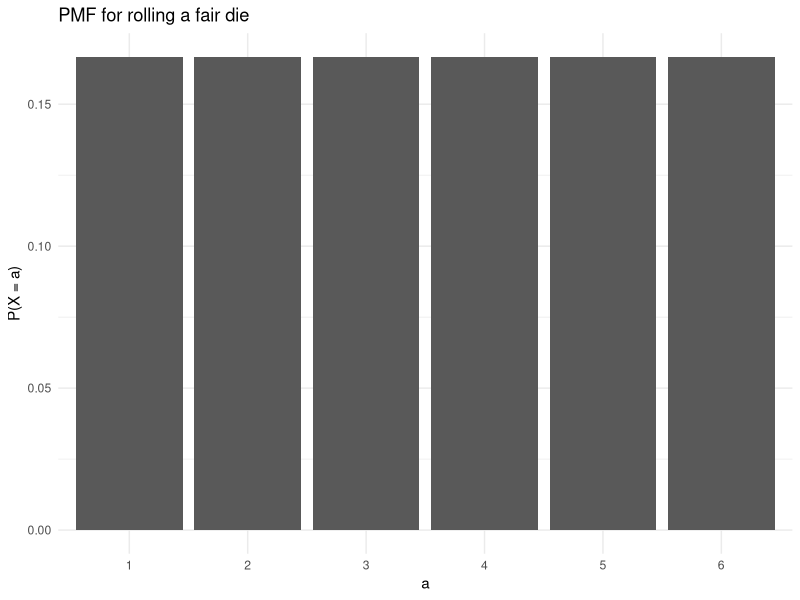
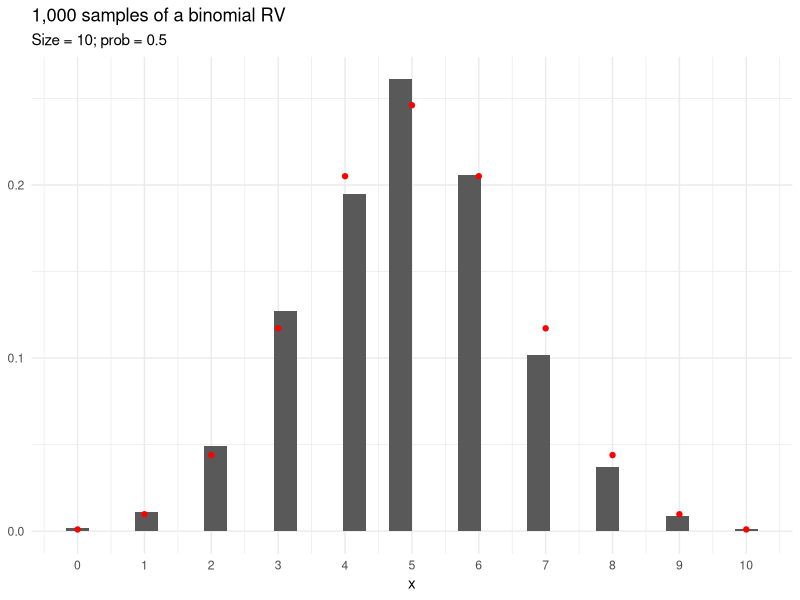
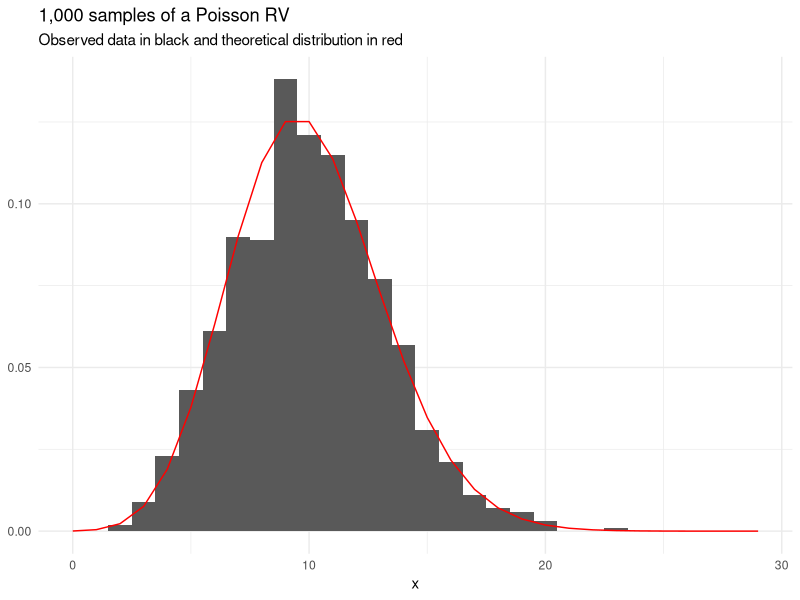
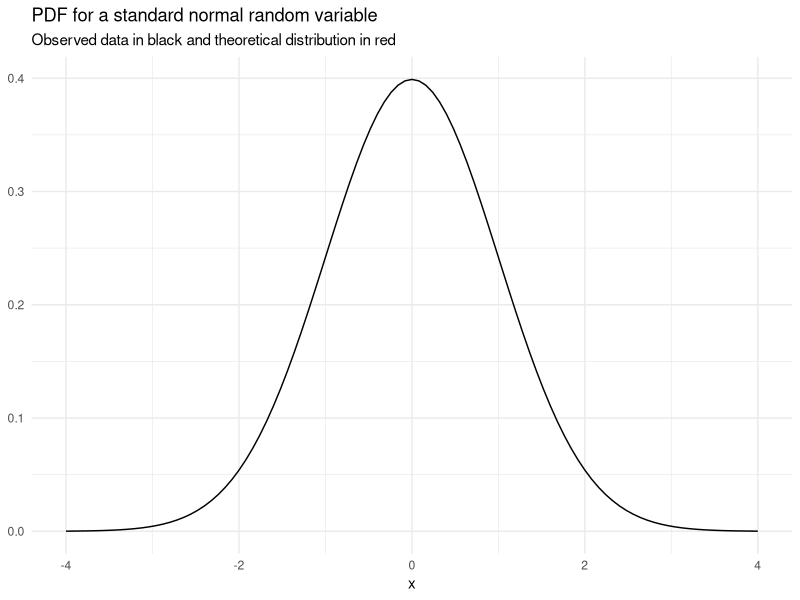
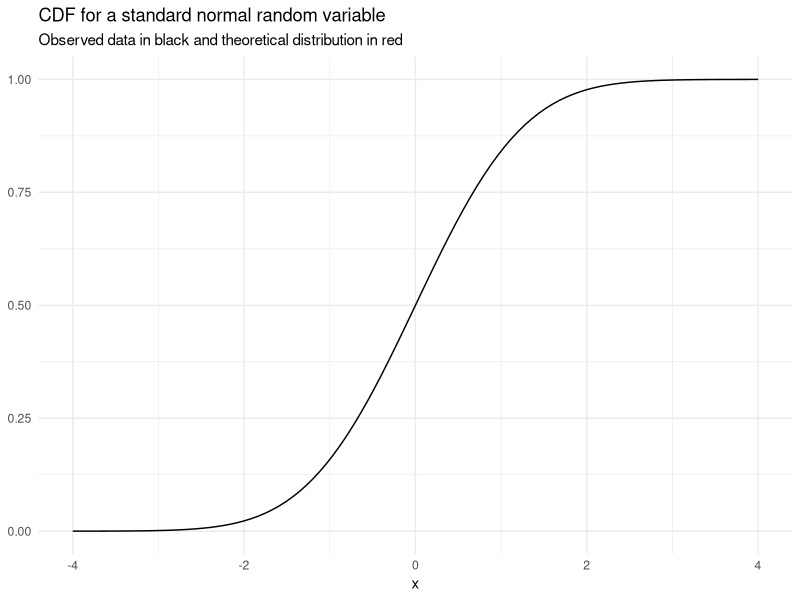
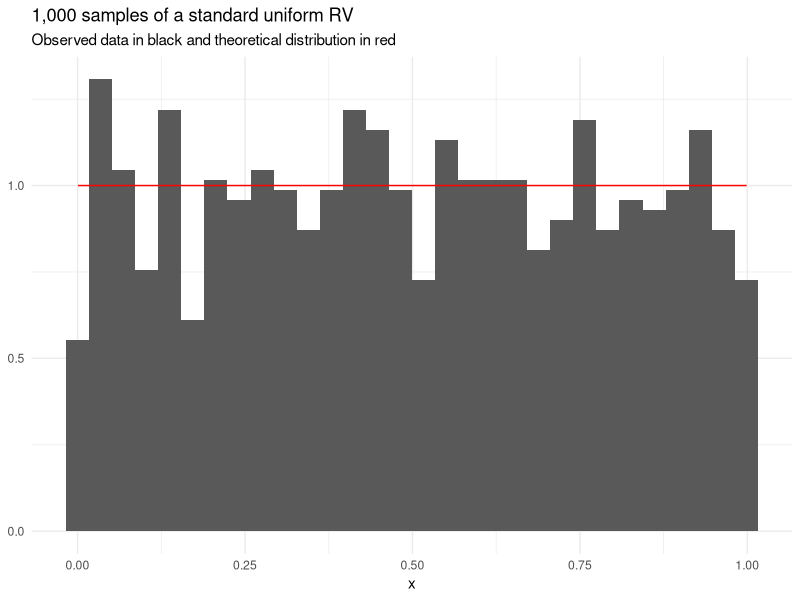
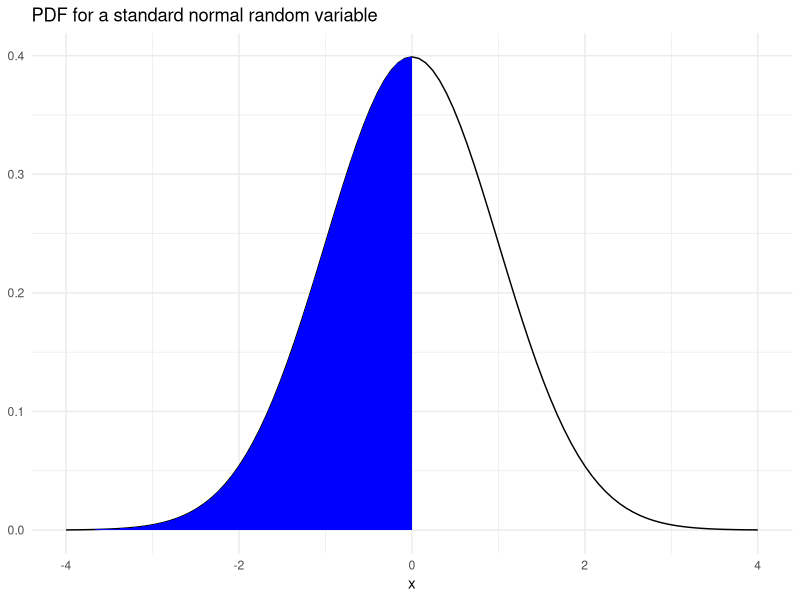
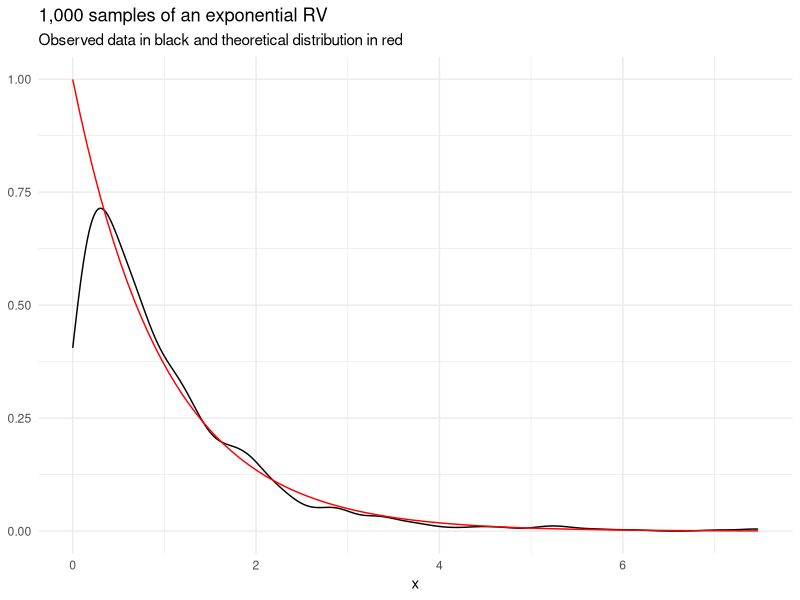

Source code (R) for these figures, in order: (Note: this script raises an error after producing the figures.)
## ---- chunk 1
#| echo: false

exercise_number <- 1

## ---- chunk 2
#| label: rmarkdown-setup
#| echo: false
#| message: false
#| warning: false

library(MASS)
library(tidyverse)
library(broom)

theme_set(theme_minimal())

## ---- chunk 3
#| label: fig-die
#| fig-cap: PMF for rolling a fair die
#| code-fold: true

tibble(
  a = factor(1:6),
  `P(X = a)` = rep(1 / 6, 6)
) |>
  ggplot(aes(a, `P(X = a)`)) +
  geom_col() +
  labs(title = "PMF for rolling a fair die")

## ---- chunk 4
#| label: fig-binomial
#| fig-cap: 1,000 random draws from a binomial distribution with 10 trials and p = 0.5
#| code-fold: true
#| message: false

tibble(
  x = rbinom(n = 1000, size = 10, prob = 0.5)
) |>
  ggplot(aes(x)) +
  geom_histogram(aes(y = after_stat(count / sum(count)))) +
  scale_x_continuous(breaks = 0:10) +
  geom_point(data = tibble(x = 0:10, y = map_dbl(0:10, dbinom, size = 10, prob = 0.5)),
             aes(x, y),
             color = "red") +
  labs(
    title = "1,000 samples of a binomial RV",
    subtitle = "Size = 10; prob = 0.5",
    y = NULL
  ) 

## ---- chunk 5
dbinom(x = 10, size = 10, prob = 0.5)

## ---- chunk 6
pbinom(q = 3, size = 10, prob = 0.5)

## ---- chunk 7
qbinom(p = 0.1, size = 10, prob = 0.5)

## ---- chunk 8
rbinom(n = 10, size = 10, prob = 0.5)

## ---- chunk 9
#| echo: false

exercise_number <- exercise_number + 1
## ---- chunk 10
#| label: fig-poisson
#| code-fold: true
#| fig-cap: 1,000 samples of a Poisson RV
#| message: false

set.seed(20200905)

tibble(
  x = rpois(1000, lambda = 10)
) |>
  ggplot(aes(x)) +
  geom_histogram(aes(y = after_stat(count / sum(count)))) +
  scale_x_continuous(limits = c(0, 29)) +
  stat_function(fun = dpois, n = 30, color = "red", args = list(lambda = 10)) + 
  labs(
    title = "1,000 samples of a Poisson RV",
    subtitle = "Observed data in black and theoretical distribution in red",
    y = NULL
  ) 

## ---- chunk 11
sample(x = 1:6, size = 1)

## ---- chunk 12
sample(
  x = c("rain", "sunshine"), 
  size = 1, 
  prob = c(0.1, 0.9)
)

## ---- chunk 13
#| echo: false

exercise_number <- exercise_number + 1
## ---- chunk 14
#| code-fold: true

tibble(x = c(-4, 4)) |>
  ggplot(aes(x)) +
  stat_function(fun = dnorm, n = 101, args = list(mean = 0, sd = 1)) + 
  labs(
    title = "PDF for a standard normal random variable",
    subtitle = "Observed data in black and theoretical distribution in red",
    y = NULL
  ) 

## ---- chunk 15
#| code-fold: true

tibble(x = c(-4, 4)) |>
  ggplot(aes(x)) +
  stat_function(fun = pnorm, n = 101, args = list(mean = 0, sd = 1)) + 
  labs(
    title = "CDF for a standard normal random variable",
    subtitle = "Observed data in black and theoretical distribution in red",
    y = NULL
  ) +
  theme_minimal()

## ---- chunk 16
#| code-fold: true
#| message: false

set.seed(20200904)

tibble(
  x = runif(1000)
) |>
  ggplot(aes(x)) +
  geom_histogram(aes(y = after_stat(density))) +
  stat_function(fun = dunif, n = 101, color = "red") + 
  labs(
    title = "1,000 samples of a standard uniform RV",
    subtitle = "Observed data in black and theoretical distribution in red",    
    y = NULL
  ) 

## ---- chunk 17
#| code-fold: true

tibble(x = c(-4, 4)) |>
  ggplot(aes(x)) +
  stat_function(fun = dnorm, n = 101, args = list(mean = 0, sd = 1)) + 
  geom_area(stat = "function", fun = dnorm, fill = "blue", xlim = c(-4, 0)) +
  labs(
    title = "PDF for a standard normal random variable",
    y = NULL
  ) 

## ---- chunk 18
#| echo: false

exercise_number <- exercise_number + 1
## ---- chunk 19
#| code-fold: true

tibble(
  x = rexp(n = 1000, rate = 1)
) |>
  ggplot(aes(x)) +
  geom_density() +
  stat_function(fun = dexp, n = 101, args = list(rate = 1), color = "red") + 
  labs(
    title = "1,000 samples of an exponential RV",
    subtitle = "Observed data in black and theoretical distribution in red",    
    y = NULL
  ) 

## ---- chunk 20
set.seed(20230909)
x <- rbinom(n = 8, size = 10, prob = 0.3)

x

## ---- chunk 21
mle_binom <- sum(x) / (10 * 8)

mle_binom

## ---- chunk 22
set.seed(20230909)
x <- rnorm(n = 200, mean = 0, sd = 1)

## ---- chunk 23
mean_hat <- mean(x)

mean_hat

sigma2_hat <- mean((x - mean(x)) ^ 2)

sigma2_hat

tibble(x = x) |>
  ggplot() +
  geom_histogram(aes(x, y = after_stat(density))) +
  stat_function(fun = dnorm, color = "red", args = list(mean = mean_hat, sd = sqrt(sigma2_hat)))

## ---- chunk 24
set.seed(20230909)
x <- rexp(n = 200, rate = 10)

mle_exp <- 1 / mean(x)

mle_exp

tibble(x = x) |>
  ggplot() +
  geom_histogram(aes(x, y = after_stat(density))) +
  stat_function(fun = dexp, color = "red", args = list(rate = mle_exp))

## ---- chunk 25
#| echo: false

exercise_number <- exercise_number + 1
## ---- chunk 26
#| code-fold: true

x <- c(
  30970.787, 10901.544, 15070.015, 10445.772, 8972.258, 
  15759.614, 13341.328, 18498.858, 134462.066, 17498.930, 
  7112.306, 27336.795, 75526.381, 110123.606, 32910.618, 
  16764.452, 21244.380, 18952.455, 954373.470, 4219.635,
  7078.766, 27657.996, 18337.097, 14566.525, 14220.000, 
  21457.202, 9322.311, 26018.018, 96325.728, 26780.329, 
  25833.356, 10719.360, 8642.935, 29302.623, 10517.174,
  33831.547, 339077.456, 5805.707, 141505.710, 28168.790, 
  10446.378, 4993.349, 27502.949, 35519.162, 45761.505, 
  26163.096, 72163.668, 15515.435, 69396.895, 84972.590, 
  67248.460, 26966.374, 24624.339, 4779.110, 23330.279,
  196311.913, 20517.739, 80257.587, 32108.466, 9735.061, 
  20502.579, 2544.004, 165909.040, 20949.512, 16643.695, 
  30267.741, 8359.024, 13355.154, 8425.988, 4491.550,
  32071.872, 61648.149, 75074.135, 62842.985, 26040.648, 
  68733.979, 63368.710, 11157.211, 5782.610, 3629.674, 
  44399.230, 2852.381, 8200.453, 41249.003, 15006.791,
  808974.653, 30705.915, 6341.954, 28208.144, 5409.821,
  54566.805, 10894.864, 4583.550, 31110.875, 43474.872, 
  69059.161, 33054.574, 8789.910, 218887.477, 11051.292, 
  3366.743, 63853.329, 68756.561, 48031.259, 11707.191,
  26593.634, 8868.942, 19225.309, 27704.670, 10666.549, 
  47151.963, 20343.604, 123932.502, 33030.986, 5412.023, 
  23540.382, 9894.513, 52742.541, 21397.990, 25100.143,
  23757.882, 48347.300, 4325.134, 23816.776, 11907.656, 
  24179.849, 25967.574, 7531.294, 15131.240, 21595.781, 
  40473.936, 35390.849, 4060.563, 55334.157, 37058.771, 
  34050.456, 17351.500, 7453.829, 48131.565, 10576.746,
  26450.754, 33592.986, 21425.018, 34729.337, 77370.078, 
  5819.325, 9067.356, 19829.998, 20120.706, 3637.042, 
  44812.638, 22930.229, 29683.776, 76366.822, 15464.594, 
  1273.101, 53036.266, 2846.294, 114076.200, 14492.680, 
  55071.554, 31597.849, 199724.125, 52332.510, 98411.129, 
  43108.506, 6580.620, 12833.836, 8846.348, 7599.796, 
  6952.447, 30022.143, 24829.739, 40784.581, 8997.219,
  3786.354, 11515.298, 116515.617, 137873.967, 3282.185,
  107886.676, 13184.850, 51083.235, 2907.886, 51827.538, 
  37564.196, 23196.399, 20169.037, 9020.364, 11118.250, 
  56930.060, 11657.302, 84642.584, 44948.450, 16610.166, 
  5509.231, 4770.262, 15614.233, 5993.999, 22628.114
)
## ---- chunk 27
#| label: fig-mvnorm
#| fig-cap: "Samples from Multivariate Normal Distributions"
#| fig-subcap:
#|   - "Strong Positive Covariance"
#|   - "Weak Covariance"
#|   - "Strong Negative Covariance" 
#| layout-ncol: 3

Sigma1 <- matrix(c(1, 0.8, 
                   0.8, 1),
                 nrow = 2,
                 byrow = TRUE)
  
mvrnorm(n = 1000, mu = c(0, 0), Sigma = Sigma1) |>
  as_tibble() |>
  ggplot(aes(V1, V2)) +
  geom_point()

Sigma2 <- matrix(c(1, 0.2, 
                   0.2, 1),
                 nrow = 2,
                 byrow = TRUE)

mvrnorm(n = 1000, mu = c(0, 0), Sigma = Sigma2) |>
  as_tibble() |>
  ggplot(aes(V1, V2)) +
  geom_point()

Sigma3 <- matrix(c(1, -0.8, 
                   -0.8, 1),
                 nrow = 2,
                 byrow = TRUE)

mvrnorm(n = 1000, mu = c(0, 0), Sigma = Sigma3) |>
  as_tibble() |>
  ggplot(aes(V1, V2)) +
  geom_point()

## ---- chunk 28
#' Count the proportion of n tosses that turn up heads
#'
#' @param n An integer for the number of tosses
#'
#' @return The proportion of n tosses that turn up heads
#' 
count_heads <- function(n) {
  
  # toss the fair coin n times
  coin_tosses <- rbinom(n = n, size = 1, prob = 0.5)
    
  coin_tosses <- if_else(coin_tosses == 1, "heads", "tails")
  
  # calculate the proportion of heads
  prop_heads <- mean(coin_tosses == "heads")
  
  return(prop_heads)
  
}

## ---- chunk 29
set.seed(11)
count_heads(n = 10)

## ---- chunk 30
set.seed(20)
count_heads(n = 1000000)

## ---- chunk 31
coin <- c("heads", "tails")

set.seed(20210901)

tibble(
  `Number of flips` = 1:1000,
  head = sample(x = coin, size = 1000, replace = TRUE) == "heads"
) |>
  mutate(`Proportion of heads` = cummean(head)) |>
  ggplot(aes(`Number of flips`, `Proportion of heads`)) +
  geom_hline(yintercept = 0.5, color = "red") +
  geom_step() +
  scale_y_continuous(limits = c(0, 1)) +
  labs(title = "Proportion of heads by number of flips")

## ---- chunk 32
#' Calculate the proportion of unique values from a vector of integers included 
#' in a bootstrap sample
#'
#' @param integers A vector of integers
#'
#' @return The proportion of integers included in the bootstrap sample
#' 
count_uniques <- function(integers) {
  
  # generate a bootstrap sample
  samples <- sample(integers, size = length(integers), replace = TRUE)
  
  # calculate the proportion of unique values from the original vector
  prop_unique <- length(unique(samples)) / length(integers)
  
  return(prop_unique)
  
}

## ---- chunk 33
# pre-allocate the output vector for efficient computation
prop_unique <- vector(mode = "numeric", length = 100000)
for (i in seq_along(prop_unique)) {
  
  prop_unique[i] <- count_uniques(integers = 1:100)
  
}

## ---- chunk 34
mean(prop_unique)

## ---- chunk 35
quantile(prop_unique, probs = c(0.025, 0.975))

## ---- chunk 36
expand_grid(
  x = seq(0, 4, 0.1),
  y = seq(0, 2, 0.1)
) |>
ggplot() +
  ggforce::geom_circle(aes(x0 = 2, y0 = 1, r = 1), fill = "blue", color = NA) +
  geom_rect(aes(xmin = 0, xmax = 1, ymin = 0, ymax = 1), fill = "red", color = NA) +
  geom_rect(aes(xmin = 0, xmax = 3, ymin = 0, ymax = 2), fill = NA, color = "black") +
  coord_fixed()

## ---- chunk 37
number_of_samples <- 2000000

# sample points in a rectangle with x in [0, 3] and y in [0, 2]
set.seed(20210907)
samples <- tibble(
  x = runif(number_of_samples, min = 0, max = 3),
  y = runif(number_of_samples, min = 0, max = 2)
)

# calculate if (x, y) is in the circle, the square, or neither
samples <- samples |>
  mutate(
    in_square = between(x, 0, 1) & between(y, 0, 1),
    in_circle = (x - 2) ^ 2 + (y - 1) ^ 2 < 1
  ) 

# calculate the proportion of samples in each shape
prop_in_shapes <- samples |>
  summarize(
    prop_in_square = mean(in_square), 
    prop_in_circle = mean(in_circle)
  ) 

# calculate the ratio
prop_in_shapes |>
  mutate(prop_in_circle / prop_in_square) |>
  print(digits = 3)

## ---- chunk 38
set.seed(20210906)

data <- map(
  .x = 1:1000,
  .f = ~ tibble(
    x = rnorm(n = 10000, mean = 0, sd = 2),
    epsilon = rnorm(n = 10000, mean = 0, sd = 10),
    y = 5 + 15 * x + epsilon
  )
)

## ---- chunk 39
estimated_models <- map(
  .x = data,
  .f = ~ lm(y ~ x, data = .x)
)

## ---- chunk 40
coefficients <- map_df(
  .x = estimated_models,
  .f = tidy,
  conf.int = TRUE
)

## ---- chunk 41
model_metrics <- map_df(
  .x = estimated_models,
  .f = glance
) 

model_metrics |>
  ggplot(aes(sigma)) +
  geom_histogram() +
  labs(title = "Plot of the estimated residual standard errors")

## ---- chunk 42
coefficients |>
  ggplot(aes(estimate)) +
  geom_histogram() +
  facet_wrap(~term, scales = "free_x") +
  labs(title = "Coefficients estimates across 10,000 samples")

## ---- chunk 43
coefficients |>
  group_by(term) |>
  summarize(
    mean(estimate), 
    sd(estimate)
  )

## ---- chunk 44
coefficients |>
  filter(term == "x") |>
  summarize(ci_contain_beta = mean(conf.low <= 15 & conf.high >= 15))

coefficients |>
  filter(term == "(Intercept)") |>
  summarize(ci_contain_beta = mean(conf.low <= 5 & conf.high >= 5))

## ---- chunk 45
generate_queue <- function(t, lambda, mu) {
  
  # 1 sample t and s
  t_i <- rexp(100, rate = lambda) 
  s_i <- rexp(100, rate = mu) 
  
  while(sum(t_i) < t) {
    
    t_i <- c(t_i, rexp(100, rate = lambda)) 
    s_i <- c(s_i, rexp(100, rate = mu))
    
  }
  
  # 2 calculate a
  a_i <- cumsum(t_i)
  
  #
  w_i <- vector(mode = "double", length = length(t_i))
  d_i <- vector(mode = "double", length = length(t_i)) 
  d_i[1] <- a_i[1] + s_i[1]
  w_i[1] <- 0
  for (i in seq_along(d_i)) {
    
    w_i[i] <- max(0, d_i[i - 1] - a_i[i])
    d_i[i] <- a_i[i] + w_i[i] + s_i[i]
                
  }
  
  tibble(
    interarrival_time = t_i,
    arrival_time = a_i,
    service_time = s_i,
    wait_time = w_i,
    departure_time = d_i
  )
  
}


## ---- chunk 46
set.seed(19920401)
queue <- generate_queue(t = 100, lambda = 1, mu = 1)

queue

## ---- chunk 47
flow <- tibble::tibble(
  time = c(queue$arrival_time, queue$departure_time),
  type = c(rep("arrival", length(queue$arrival_time)), 
           rep("departure", length(queue$departure_time))), 
  change = c(rep(1, length(queue$arrival_time)), rep(-1, length(queue$departure_time))),
) |>
  arrange(time) |> 
  filter(time < 100) |> 
  mutate(queue = cumsum(change) - 1)

flow |>
  ggplot(aes(time, queue)) +
  geom_step() +
  labs(title = "Simulated queue at the Social Security office")

## ---- chunk 48
#' Generate wait times at the queue
#'
#' @param person_number An integer for the person of interest
#' @param iterations An integer for the number of Monte Carlo iterations
#' @param t A t for the maximum time
#'
#' @return A vector of wait times
#' 
generate_waits <- function(person_number, iterations, t) {
  
  wait_time <- vector(mode = "numeric", length = iterations)
  for (i in seq_along(wait_time)) {
    
    wait_time[i] <- generate_queue(t = t, lambda = 1, mu = 1)$wait_time[person_number]
    
  }
  
  return(wait_time)
  
}

set.seed(20200908)
wait_time <- generate_waits(person_number = 5, iterations = 10000, t = 50)

mean(wait_time)

quantile(wait_time, probs = c(0.025, 0.5, 0.975))

## ---- chunk 49
#| echo: false

exercise_number <- exercise_number + 1
## ---- chunk 50
#| echo: false

exercise_number <- exercise_number + 1
## ---- chunk 51
#| include: false

sample_n <- function() {
  
  x1 <- rnorm(n = 1, mean = 0, sd = 1)
  x2 <- rnorm(n = 1, mean = 1, sd = 1)
  x3 <- rnorm(n = 1, mean = 2, sd = 1)
  
  x1 < x2 & x2 < x3
  
}

mean(map_lgl(.x = 1:10000, .f = ~sample_n()))

